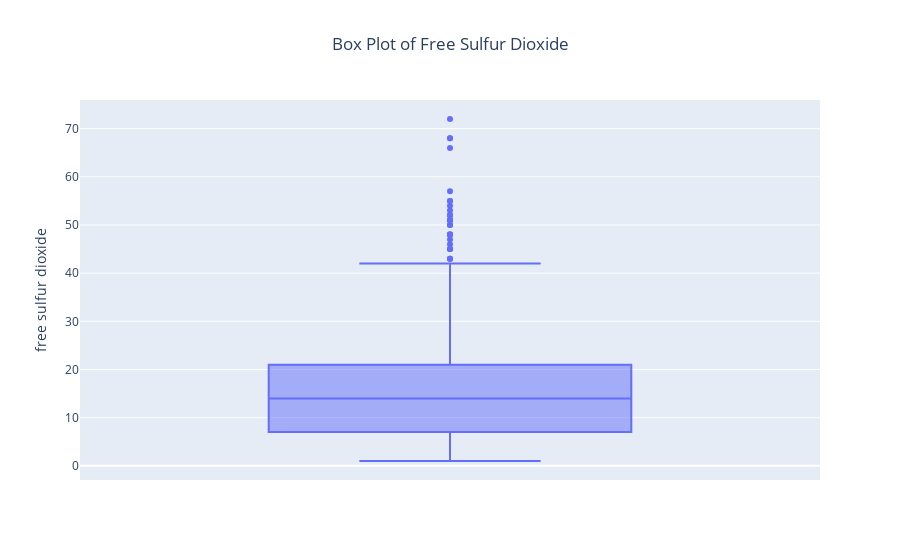

The cell this chart's notebook holds for it:
### Code cell
fig = go.Figure(px.box(red_wine_data, y = 'free sulfur dioxide', title = 'Box Plot of Free Sulfur Dioxide'))
fig.update_layout(title_x=0.5)
fig.show()

### Figure 1 — Plotly figure (JSON) as saved in the notebook; plotly's stock layout.template omitted (floating-point values rounded to 4 significant figures; data arrays with more than 128 entries replaced by an {"elided": "..."} marker saying what was removed)
{"data": [{"alignmentgroup": "True", "hovertemplate": "free sulfur dioxide=%{y}<extra></extra>", "legendgroup": "", "marker": {"color": "#636efa"}, "name": "", "notched": false, "offsetgroup": "", "orientation": "v", "showlegend": false, "type": "box", "x0": " ", "xaxis": "x", "y": {"elided": "1599 float values"}, "y0": " ", "yaxis": "y"}], "layout": {"autosize": true, "boxmode": "group", "legend": {"tracegroupgap": 0}, "title": {"text": "Box Plot of Free Sulfur Dioxide", "x": 0.5}, "xaxis": {"anchor": "y", "autorange": true, "domain": [0, 1], "range": [-0.5, 0.5], "type": "category"}, "yaxis": {"anchor": "x", "autorange": true, "domain": [0, 1], "range": [-2.944, 75.94], "title": {"text": "free sulfur dioxide"}, "type": "linear"}}}
